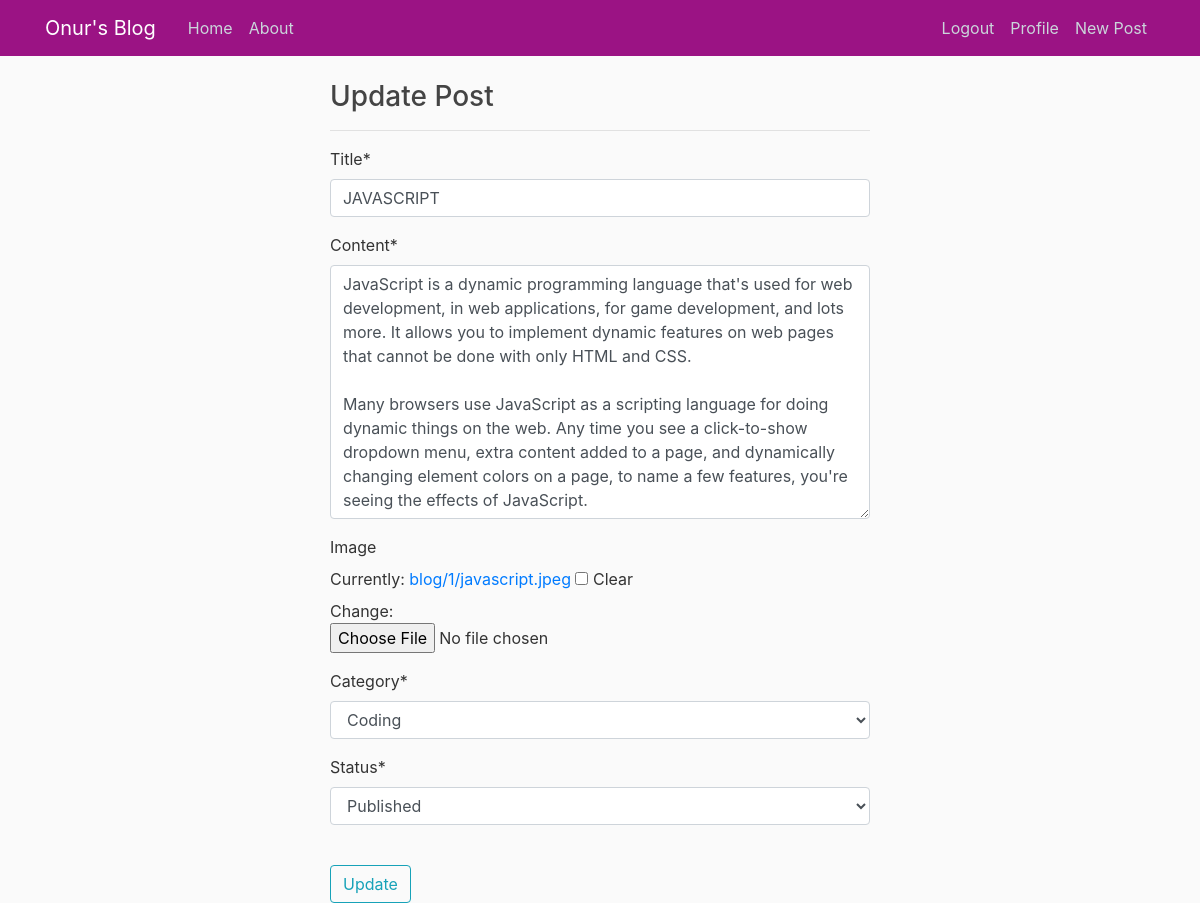
/javascript-04493f4047/update/ (signed in), run on the app's committed database.
### blog/models.py (models this page shows, shortened)
class Post(models.Model):
    OPTIONS = [
        ("DR", 'Draft'),
        ("PUB", 'Published'),
    ]
    title = models.CharField(max_length=100)
    content = models.TextField()
    image = models.ImageField(upload_to=user_directory_path, default='default.jpg', blank=True, null=True)
    category = models.ForeignKey(Category, on_delete=models.PROTECT)
    published_date = models.DateTimeField(auto_now_add=True)
    last_updated = models.DateTimeField(auto_now=True)
    author = models.ForeignKey(User, on_delete=models.CASCADE)
    status = models.CharField(max_length=3, choices=OPTIONS, default="DR")
    slug = models.SlugField(blank=True, unique=True)

### blog/views.py (the view)
# urls.py: path('<str:slug>/update/', post_update, name='update'),
@login_required()
def post_update(request, slug):
    obj = get_object_or_404(Post, slug=slug)
    form = PostForm(request.POST or None, request.FILES or None, instance=obj)
    if request.user.id != obj.author.id:
        messages.warning(request, "You are not a writer of this post !")
        return redirect("blog:list")
    if form.is_valid():
        form.save()
        return redirect('blog:list')
    context = {
        'form': form,
        'object': obj
    }
    return render(request, 'blog/post_update.html', context)

### blog/forms.py
class PostForm(forms.ModelForm):
    status = forms.ChoiceField(choices=Post.OPTIONS)
    category = forms.ModelChoiceField(queryset=Category.objects.all(), empty_label='Select Category')
    class Meta:
        model = Post
        fields = ('title', 'content', 'image', 'category', 'status')

### blog/models.py (called while the page is built)
    def __str__(self):
        return self.name

### blog/templates/blog/post_update.html
{% extends 'base.html' %} {% load crispy_forms_tags %} {% block content %}
<div class="row">
  <div class="col-md-6 offset-md-3">
    <h3>Update Post</h3>
    <hr />
    <form method="POST" enctype="multipart/form-data">
      {% csrf_token %} {{form|crispy}}
      <br />
      <button type="submit" class="btn btn-outline-info">Update</button>
    </form>
  </div>
</div>
{% endblock content %}

### blog/static/blog/main.css (style rules this page uses)
body { background-color: #fafafa; color: #333333; margin-top: 5rem; }
h1, h2, h3, h4, h5, h6 { color: #444444; }

### data on the page
Post: title "JAVASCRIPT", content "JavaScript is a dynamic programming language that's used for web development, in web applications, for game development, and lots more. It allows you to implement dynamic features on web pages that cannot be done with only HTML and CSS. Many browsers use JavaScript as a scripting language for doing dynamic things on the web. Any time you see a click-to-show dropdown menu, extra content added to a page, and dynamically changing element colors on a page, to name a few features, you're seeing the effects of JavaScript.", category "Coding", status "Published"
